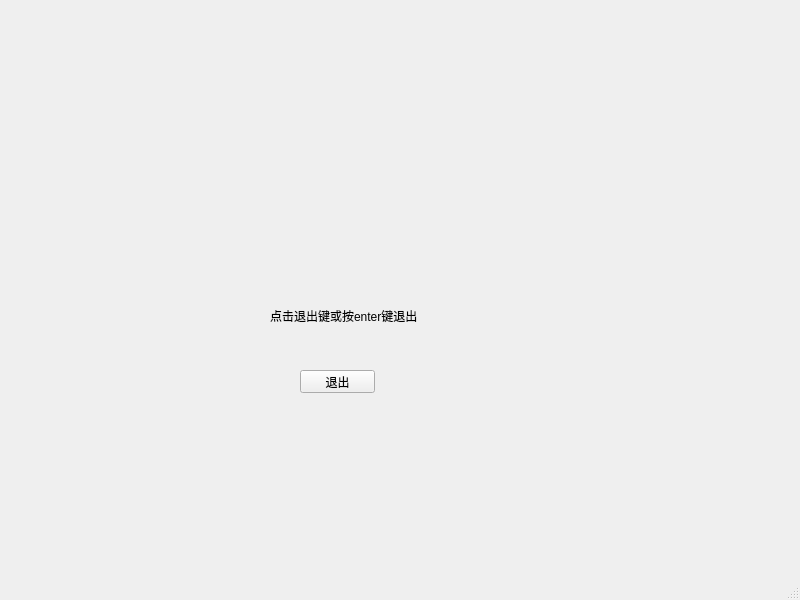
<?xml version="1.0" encoding="UTF-8"?>
<ui version="4.0">
 <class>MainWindow</class>
 <widget class="QMainWindow" name="MainWindow">
  <property name="geometry">
   <rect>
    <x>0</x>
    <y>0</y>
    <width>800</width>
    <height>600</height>
   </rect>
  </property>
  <property name="windowTitle">
   <string>MainWindow</string>
  </property>
  <widget class="QWidget" name="centralwidget">
   <widget class="QPushButton" name="pushButton">
    <property name="geometry">
     <rect>
      <x>300</x>
      <y>370</y>
      <width>75</width>
      <height>23</height>
     </rect>
    </property>
    <property name="text">
     <string>退出</string>
    </property>
   </widget>
   <widget class="QLabel" name="label">
    <property name="geometry">
     <rect>
      <x>270</x>
      <y>280</y>
      <width>191</width>
      <height>71</height>
     </rect>
    </property>
    <property name="text">
     <string>点击退出键或按enter键退出</string>
    </property>
   </widget>
  </widget>
  <widget class="QMenuBar" name="menubar">
   <property name="geometry">
    <rect>
     <x>0</x>
     <y>0</y>
     <width>800</width>
     <height>23</height>
    </rect>
   </property>
  </widget>
  <widget class="QStatusBar" name="statusbar"/>
 </widget>
 <resources/>
 <connections/>
</ui>
